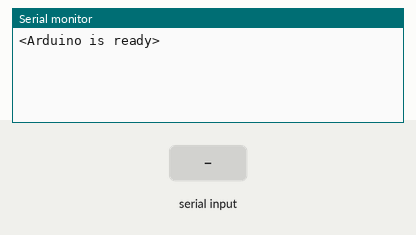
This sketch was run on a simulated Arduino Uno, built with avr-gcc and run on an emulated ATmega328P. On the bench: the last lines printed to the serial monitor. Inputs (shaded band) come from the test bench.

Above: at 1.2 s.
1.3 s: "1\n" received over Serial
At 1.8 s:
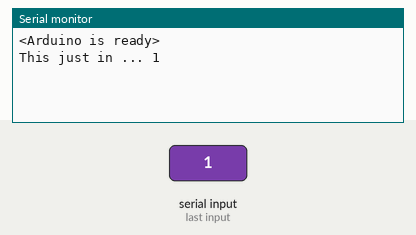
2.8 s: "0\n" received over Serial
At 4.0 s:
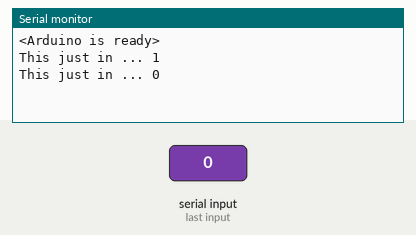
4.3 s: "2\n" received over Serial
At 5.3 s:
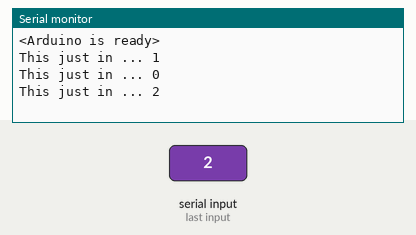

Measured:
- after the input at 1.3 s, the serial monitor: prints a new line at once (image 1)
- after the input at 2.8 s, the serial monitor: prints a new line at once (image 2)
- after the input at 4.3 s, the serial monitor: prints a new line at once (image 3)

The sketch:

SerialComWholeLine.ino
```cpp
char receivedChar;
bool newData = false;
char buffer[255];
int idxBuf = 0;

void setup() {
  // put your setup code here, to run once:
  Serial.begin(9600);
  Serial.println("<Arduino is ready>");
}

void loop() {
  // put your main code here, to run repeatedly:
  recvWithEndMarker();
  showNewData();
}

void recvWithEndMarker(){
  static byte ndx = 0;
  char endMarker = '\n';
  char rc;

  while(Serial.available() > 0 && newData == false){
    rc = Serial.read();
    if (rc != endMarker){
      buffer[ndx] = rc;
      ndx++;
      if (ndx >= 255){
        ndx = 254;
      }
    }
    else{
      buffer[ndx] = '\0';
      ndx = 0;
      newData = true;
    }
  }
}

void showNewData(){
  if (newData == true){
    Serial.print("This just in ... ");
    for(int i = 0; i < 255; i++){
      if (buffer[i] != '\0')
        Serial.print(buffer[i]);
    }
    Serial.println();
    newData = false;
  }
}
```
